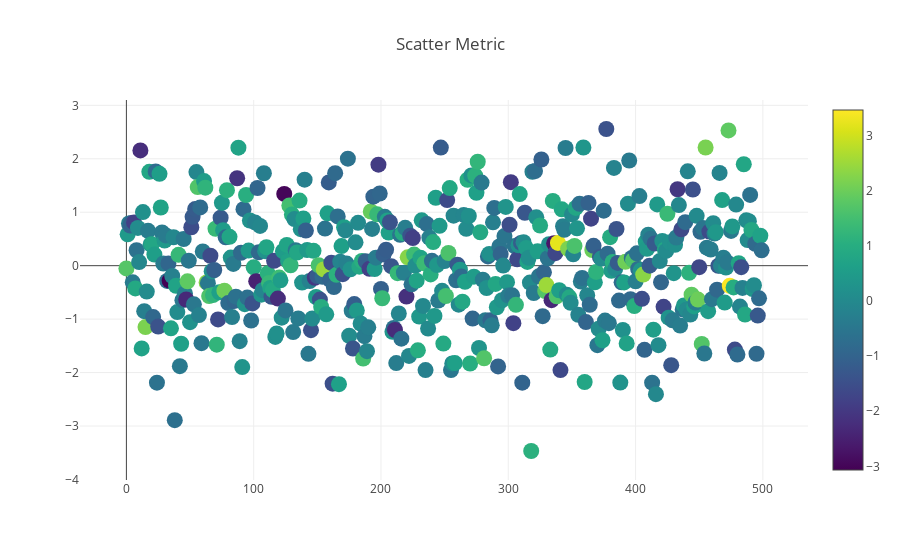

Notebook code for this chart:
### Markdown cell above
## Metric 1

### Code cell
# Create random data with numpy
import numpy as np

trace1 = go.Scatter(
    y = np.random.randn(500),
    mode='markers',
    marker=dict(
        size=16,
        color = np.random.randn(500), #set color equal to a variable
        colorscale='Viridis',
        showscale=True
    )
)
data = [trace1]

# Plot and embed in ipython notebook!
plotly.offline.iplot({
    "data": data,
    "layout": go.Layout(title="Scatter Metric")
},
    image='png',
    filename='scatterplot',
)

### Figure 1 — Plotly figure (JSON) as saved in the notebook; plotly's stock layout.template omitted (floating-point values rounded to 4 significant figures; data arrays with more than 128 entries replaced by an {"elided": "..."} marker saying what was removed)
{"data": [{"marker": {"color": {"elided": "500 float values"}, "colorscale": "Viridis", "showscale": true, "size": 16}, "mode": "markers", "type": "scatter", "uid": "22fe05ef-6eb7-4f49-8cbb-5316f574ba78", "y": {"elided": "500 float values"}}], "layout": {"title": {"text": "Scatter Metric"}}}
